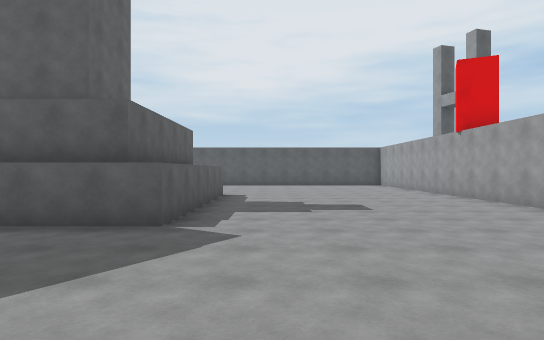
[1] (above)

18 first-person views from a walk through a Unity game level. The camera is 1.5 m above the floor, looks level and sees 75° across. The floor is counted in squares, 2 m on a side. Each view is taken from the middle of a square. On the plan, view 1 faces up. The plan holds only what a view shows up to about 11 squares ahead; the rest is blank. The place goes on beyond the plan.

[2]
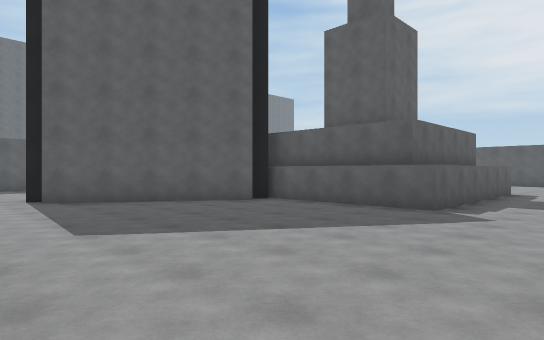

[3]
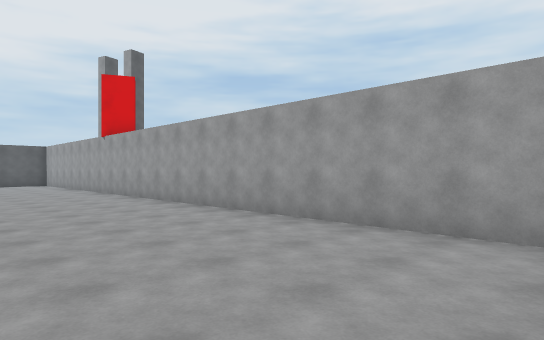

[4]
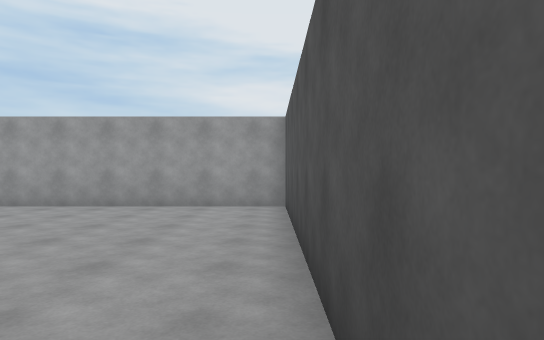

[5]
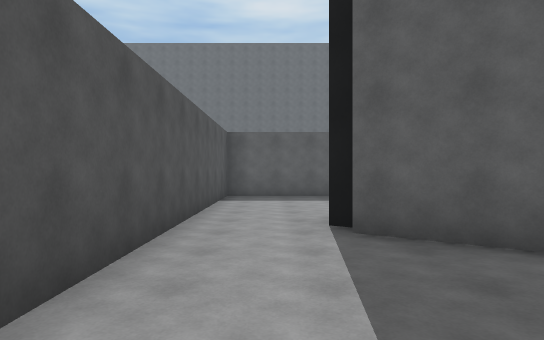

[6]
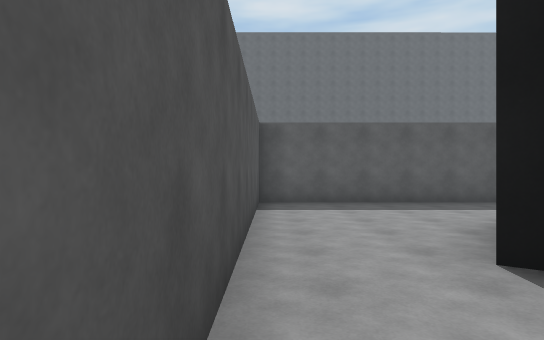

[7]
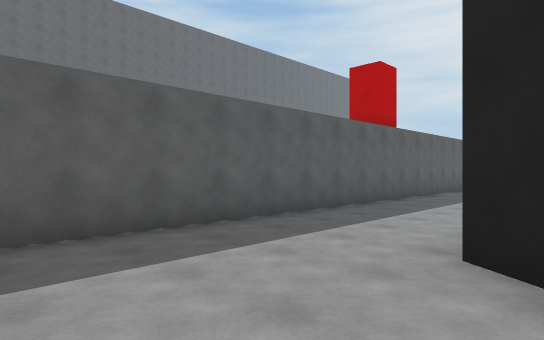

[8]
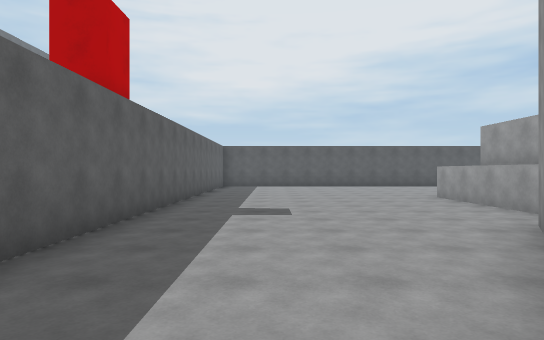

[9]
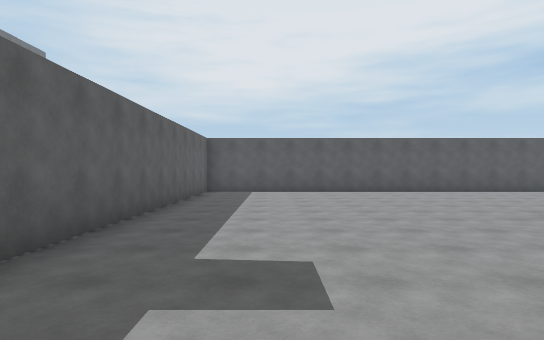

[10]
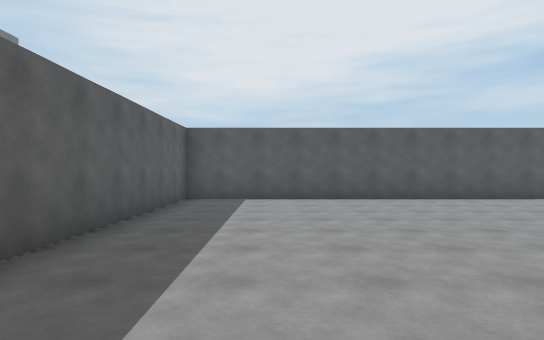

[11]
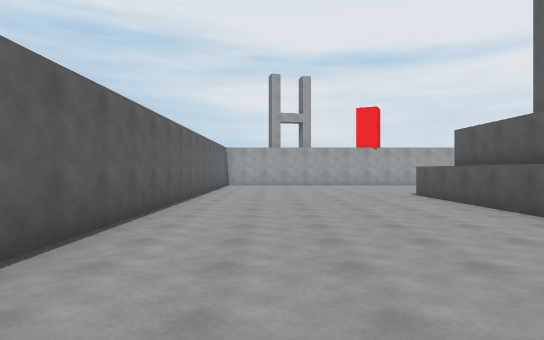

[12]
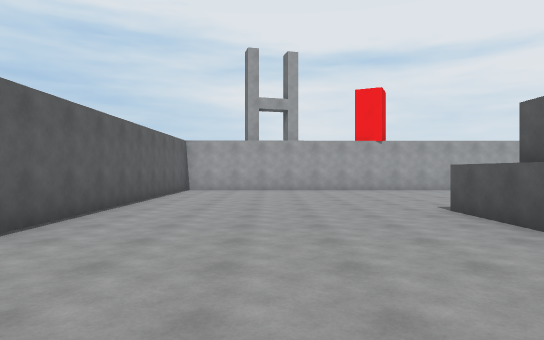

[13]
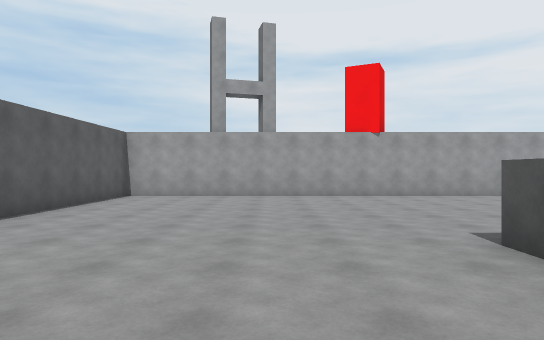

[14]
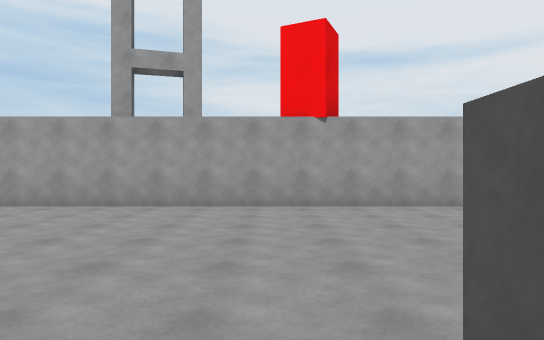

[15]
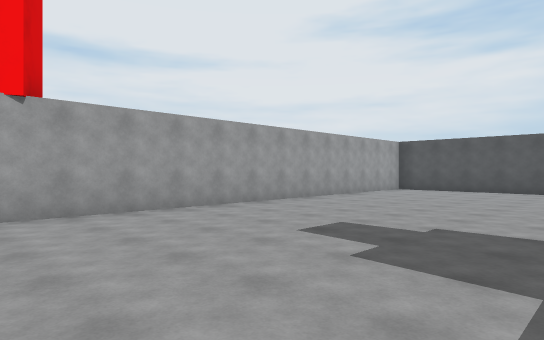

[16]
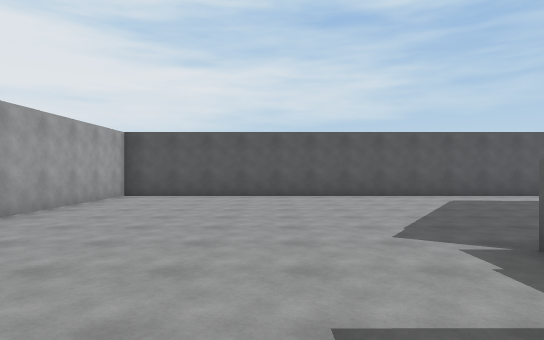

[17]
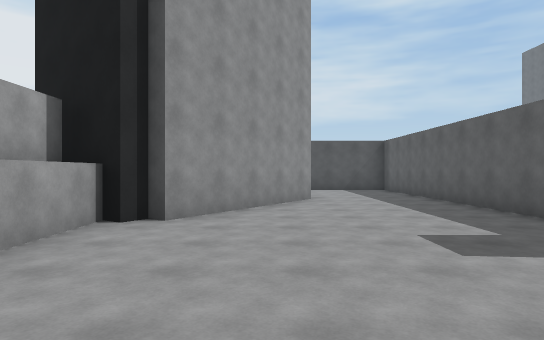

[18]
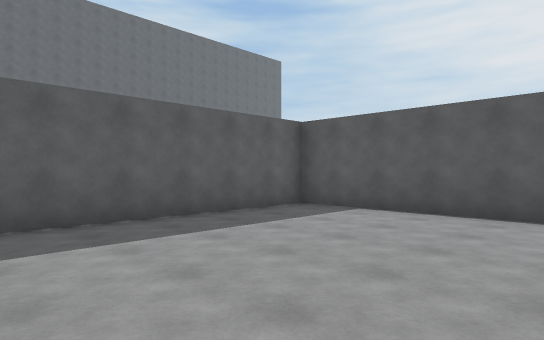

### Floor plan
Points are (right, up) in squares from view 1. A wall is a line through its corners. A room is listed if a view was taken in it or the views show most of it. See-through windows are left out.
Room 1 (views 1, 2, 3, 4, 5, 6, 7, 8, 9, 10, 11, 12, 13, 14, 15, 16, 17, 18)
walls: (-6.5, 10.7) (-1.5, 10.7) (-1.5, 4.7) (-5.9, 4.7); (-7.5, 5.7) (-7.5, 10.7); (-5.6, 4.6) (-5.9, 4.2); (-5.6, 4) (-8.3, -0.1); (5.3, 17.2) (-14.2, 17.2) (-14.2, -2.3) (5.3, -2.3) (5.3, 17.2); (-11, 1.7) (-8.4, 5.8) (-8.1, 5.6) (-7.8, 6); (-8.6, 0.1) (-8.8, -0.3); (-10.3, 0.8) (-11, 1.2)

Where each view was taken, in squares from view 1:
view 1: 0 up, 0 right, facing up
view 2: 2 down, 1 right, facing up-left
view 3: 2 down, 1 right, facing up-right
view 4: 2 down, 2 left, facing right
view 5: 1 down, 4 left, facing left
view 6: 2 down, 6 left, facing left
view 7: 2 down, 10 left, facing up-left
view 8: 1 up, 12 left, facing up
view 9: 5 up, 12 left, facing up
view 10: 8 up, 12 left, facing up
view 11: 15 up, 12 left, facing right
view 12: 14 up, 8 left, facing right
view 13: 13 up, 5 left, facing right
view 14: 11 up, 2 left, facing right
view 15: 11 up, 1 left, facing down-right
view 16: 8 up, 1 right, facing down
view 17: 11 up, 10 left, facing down
view 18: 11 up, 9 left, facing up-left
